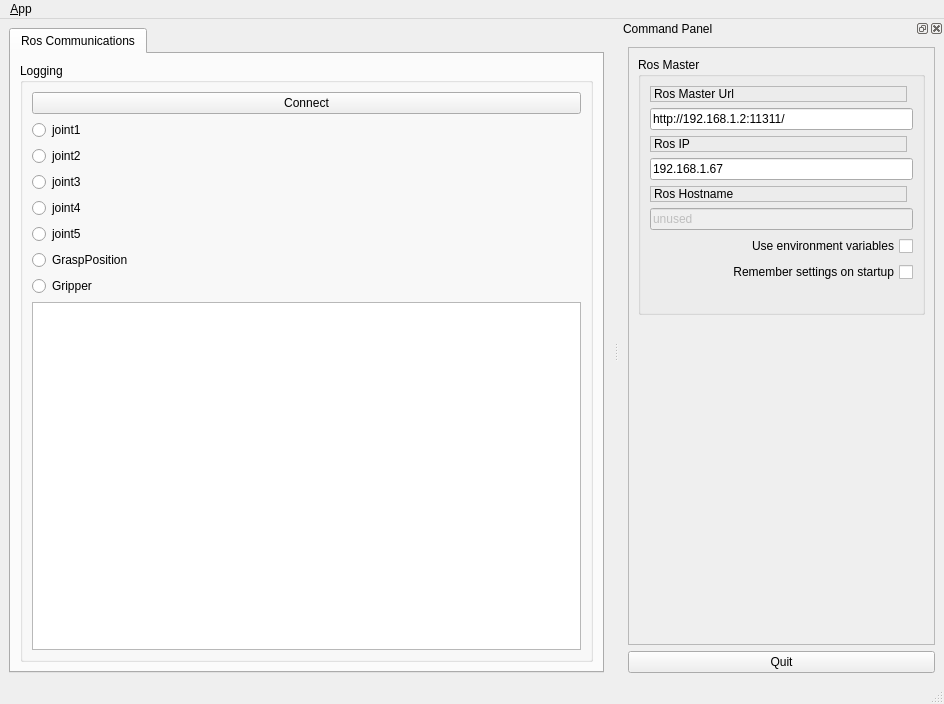
<?xml version="1.0" encoding="UTF-8"?>
<ui version="4.0">
 <class>MainWindowDesign</class>
 <widget class="QMainWindow" name="MainWindowDesign">
  <property name="geometry">
   <rect>
    <x>0</x>
    <y>0</y>
    <width>944</width>
    <height>704</height>
   </rect>
  </property>
  <property name="windowTitle">
   <string>QRosApp</string>
  </property>
  <property name="windowIcon">
   <iconset resource="../resources/images.qrc">
    <normaloff>:/images/icon.png</normaloff>:/images/icon.png</iconset>
  </property>
  <property name="locale">
   <locale language="English" country="Australia"/>
  </property>
  <widget class="QWidget" name="centralwidget">
   <layout class="QHBoxLayout">
    <item>
     <widget class="QTabWidget" name="tab_manager">
      <property name="minimumSize">
       <size>
        <width>100</width>
        <height>0</height>
       </size>
      </property>
      <property name="locale">
       <locale language="English" country="Australia"/>
      </property>
      <property name="currentIndex">
       <number>0</number>
      </property>
      <widget class="QWidget" name="tab_status">
       <attribute name="title">
        <string>Ros Communications</string>
       </attribute>
       <layout class="QVBoxLayout" name="verticalLayout_2">
        <item>
         <widget class="QGroupBox" name="groupBox_12">
          <property name="sizePolicy">
           <sizepolicy hsizetype="MinimumExpanding" vsizetype="Preferred">
            <horstretch>0</horstretch>
            <verstretch>0</verstretch>
           </sizepolicy>
          </property>
          <property name="title">
           <string>Logging</string>
          </property>
          <layout class="QGridLayout" name="gridLayout_3">
           <item row="3" column="0">
            <widget class="QRadioButton" name="radiojoint_3">
             <property name="text">
              <string>joint3</string>
             </property>
            </widget>
           </item>
           <item row="1" column="0">
            <widget class="QRadioButton" name="radiojoint">
             <property name="text">
              <string>joint1</string>
             </property>
            </widget>
           </item>
           <item row="4" column="0">
            <widget class="QRadioButton" name="radiojoint_4">
             <property name="text">
              <string>joint4</string>
             </property>
            </widget>
           </item>
           <item row="5" column="0">
            <widget class="QRadioButton" name="radiojoint_5">
             <property name="text">
              <string>joint5</string>
             </property>
            </widget>
           </item>
           <item row="9" column="0">
            <widget class="QListView" name="view_logging"/>
           </item>
           <item row="7" column="0">
            <widget class="QRadioButton" name="gripper">
             <property name="text">
              <string>Gripper</string>
             </property>
            </widget>
           </item>
           <item row="0" column="0">
            <widget class="QPushButton" name="button_connect">
             <property name="enabled">
              <bool>true</bool>
             </property>
             <property name="sizePolicy">
              <sizepolicy hsizetype="MinimumExpanding" vsizetype="Fixed">
               <horstretch>0</horstretch>
               <verstretch>0</verstretch>
              </sizepolicy>
             </property>
             <property name="toolTip">
              <string>Set the target to the current joint trajectory state.</string>
             </property>
             <property name="statusTip">
              <string>Clear all waypoints and set the target to the current joint trajectory state.</string>
             </property>
             <property name="text">
              <string>Connect</string>
             </property>
            </widget>
           </item>
           <item row="2" column="0">
            <widget class="QRadioButton" name="radiojoint_2">
             <property name="text">
              <string>joint2</string>
             </property>
            </widget>
           </item>
           <item row="6" column="0">
            <widget class="QRadioButton" name="grasp_position">
             <property name="text">
              <string>GraspPosition</string>
             </property>
            </widget>
           </item>
          </layout>
         </widget>
        </item>
       </layout>
      </widget>
     </widget>
    </item>
   </layout>
  </widget>
  <widget class="QMenuBar" name="menubar">
   <property name="geometry">
    <rect>
     <x>0</x>
     <y>0</y>
     <width>944</width>
     <height>25</height>
    </rect>
   </property>
   <widget class="QMenu" name="menu_File">
    <property name="title">
     <string>&amp;App</string>
    </property>
    <addaction name="action_Preferences"/>
    <addaction name="separator"/>
    <addaction name="actionAbout"/>
    <addaction name="actionAbout_Qt"/>
    <addaction name="separator"/>
    <addaction name="action_Quit"/>
   </widget>
   <addaction name="menu_File"/>
  </widget>
  <widget class="QStatusBar" name="statusbar"/>
  <widget class="QDockWidget" name="dock_status">
   <property name="sizePolicy">
    <sizepolicy hsizetype="Minimum" vsizetype="Preferred">
     <horstretch>0</horstretch>
     <verstretch>0</verstretch>
    </sizepolicy>
   </property>
   <property name="minimumSize">
    <size>
     <width>325</width>
     <height>395</height>
    </size>
   </property>
   <property name="allowedAreas">
    <set>Qt::RightDockWidgetArea</set>
   </property>
   <property name="windowTitle">
    <string>Command Panel</string>
   </property>
   <attribute name="dockWidgetArea">
    <number>2</number>
   </attribute>
   <widget class="QWidget" name="dockWidgetContents_2">
    <layout class="QVBoxLayout" name="verticalLayout">
     <item>
      <widget class="QFrame" name="frame">
       <property name="sizePolicy">
        <sizepolicy hsizetype="Minimum" vsizetype="Preferred">
         <horstretch>0</horstretch>
         <verstretch>0</verstretch>
        </sizepolicy>
       </property>
       <property name="frameShape">
        <enum>QFrame::StyledPanel</enum>
       </property>
       <property name="frameShadow">
        <enum>QFrame::Raised</enum>
       </property>
       <layout class="QVBoxLayout" name="verticalLayout_3">
        <item>
         <widget class="QGroupBox" name="groupBox">
          <property name="title">
           <string>Ros Master</string>
          </property>
          <layout class="QGridLayout" name="gridLayout">
           <item row="0" column="0">
            <widget class="QLabel" name="label">
             <property name="frameShape">
              <enum>QFrame::StyledPanel</enum>
             </property>
             <property name="frameShadow">
              <enum>QFrame::Raised</enum>
             </property>
             <property name="text">
              <string>Ros Master Url</string>
             </property>
            </widget>
           </item>
           <item row="1" column="0" colspan="2">
            <widget class="QLineEdit" name="line_edit_master">
             <property name="text">
              <string>http://192.168.1.2:11311/</string>
             </property>
            </widget>
           </item>
           <item row="2" column="0">
            <widget class="QLabel" name="label_2">
             <property name="frameShape">
              <enum>QFrame::StyledPanel</enum>
             </property>
             <property name="frameShadow">
              <enum>QFrame::Raised</enum>
             </property>
             <property name="text">
              <string>Ros IP</string>
             </property>
            </widget>
           </item>
           <item row="3" column="0" colspan="2">
            <widget class="QLineEdit" name="line_edit_host">
             <property name="text">
              <string>192.168.1.67</string>
             </property>
            </widget>
           </item>
           <item row="4" column="0">
            <widget class="QLabel" name="label_3">
             <property name="frameShape">
              <enum>QFrame::StyledPanel</enum>
             </property>
             <property name="frameShadow">
              <enum>QFrame::Raised</enum>
             </property>
             <property name="text">
              <string>Ros Hostname</string>
             </property>
            </widget>
           </item>
           <item row="5" column="0" colspan="2">
            <widget class="QLineEdit" name="line_edit_topic">
             <property name="enabled">
              <bool>false</bool>
             </property>
             <property name="text">
              <string>unused</string>
             </property>
            </widget>
           </item>
           <item row="6" column="0" colspan="2">
            <widget class="QCheckBox" name="checkbox_use_environment">
             <property name="layoutDirection">
              <enum>Qt::RightToLeft</enum>
             </property>
             <property name="text">
              <string>Use environment variables</string>
             </property>
            </widget>
           </item>
           <item row="7" column="0" colspan="2">
            <widget class="QCheckBox" name="checkbox_remember_settings">
             <property name="layoutDirection">
              <enum>Qt::RightToLeft</enum>
             </property>
             <property name="text">
              <string>Remember settings on startup</string>
             </property>
            </widget>
           </item>
           <item row="8" column="0">
            <spacer name="horizontalSpacer">
             <property name="orientation">
              <enum>Qt::Horizontal</enum>
             </property>
             <property name="sizeHint" stdset="0">
              <size>
               <width>170</width>
               <height>21</height>
              </size>
             </property>
            </spacer>
           </item>
          </layout>
         </widget>
        </item>
        <item>
         <spacer name="verticalSpacer_3">
          <property name="orientation">
           <enum>Qt::Vertical</enum>
          </property>
          <property name="sizeHint" stdset="0">
           <size>
            <width>20</width>
            <height>233</height>
           </size>
          </property>
         </spacer>
        </item>
       </layout>
      </widget>
     </item>
     <item>
      <widget class="QPushButton" name="quit_button">
       <property name="sizePolicy">
        <sizepolicy hsizetype="MinimumExpanding" vsizetype="Fixed">
         <horstretch>0</horstretch>
         <verstretch>0</verstretch>
        </sizepolicy>
       </property>
       <property name="text">
        <string>Quit</string>
       </property>
      </widget>
     </item>
    </layout>
   </widget>
  </widget>
  <action name="action_Quit">
   <property name="text">
    <string>&amp;Quit</string>
   </property>
   <property name="shortcut">
    <string>Ctrl+Q</string>
   </property>
   <property name="shortcutContext">
    <enum>Qt::ApplicationShortcut</enum>
   </property>
  </action>
  <action name="action_Preferences">
   <property name="text">
    <string>&amp;Preferences</string>
   </property>
  </action>
  <action name="actionAbout">
   <property name="text">
    <string>&amp;About</string>
   </property>
  </action>
  <action name="actionAbout_Qt">
   <property name="text">
    <string>About &amp;Qt</string>
   </property>
  </action>
 </widget>
 <resources>
  <include location="../resources/images.qrc"/>
 </resources>
 <connections>
  <connection>
   <sender>action_Quit</sender>
   <signal>triggered()</signal>
   <receiver>MainWindowDesign</receiver>
   <slot>close()</slot>
   <hints>
    <hint type="sourcelabel">
     <x>-1</x>
     <y>-1</y>
    </hint>
    <hint type="destinationlabel">
     <x>399</x>
     <y>299</y>
    </hint>
   </hints>
  </connection>
  <connection>
   <sender>quit_button</sender>
   <signal>clicked()</signal>
   <receiver>MainWindowDesign</receiver>
   <slot>close()</slot>
   <hints>
    <hint type="sourcelabel">
     <x>934</x>
     <y>672</y>
    </hint>
    <hint type="destinationlabel">
     <x>469</x>
     <y>299</y>
    </hint>
   </hints>
  </connection>
 </connections>
</ui>
